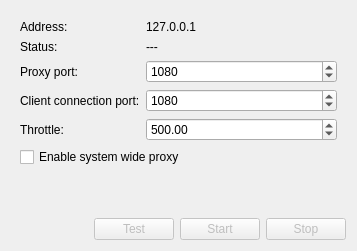
<?xml version="1.0" encoding="UTF-8"?>
<ui version="4.0">
 <class>SocksProxyDialog</class>
 <widget class="QDialog" name="SocksProxyDialog">
  <property name="geometry">
   <rect>
    <x>0</x>
    <y>0</y>
    <width>357</width>
    <height>251</height>
   </rect>
  </property>
  <property name="windowTitle">
   <string>Proxy settings</string>
  </property>
  <layout class="QVBoxLayout" name="verticalLayout">
   <item>
    <widget class="QWidget" name="widgetProxyOptions" native="true">
     <layout class="QVBoxLayout" name="verticalLayout_2">
      <item>
       <layout class="QFormLayout" name="formLayout">
        <item row="0" column="0">
         <widget class="QLabel" name="labelTitle_4">
          <property name="text">
           <string>Address:</string>
          </property>
         </widget>
        </item>
        <item row="0" column="1">
         <widget class="QLabel" name="labelAddress">
          <property name="text">
           <string>127.0.0.1</string>
          </property>
         </widget>
        </item>
        <item row="1" column="0">
         <widget class="QLabel" name="labelStatus_2">
          <property name="text">
           <string>Status:</string>
          </property>
         </widget>
        </item>
        <item row="1" column="1">
         <widget class="QLabel" name="labelStatus">
          <property name="text">
           <string>---</string>
          </property>
         </widget>
        </item>
        <item row="2" column="0">
         <widget class="QLabel" name="labelTitle_2">
          <property name="text">
           <string>Proxy port:</string>
          </property>
         </widget>
        </item>
        <item row="2" column="1">
         <widget class="QSpinBox" name="spinBoxLocalPort">
          <property name="maximum">
           <number>99999</number>
          </property>
          <property name="value">
           <number>1080</number>
          </property>
         </widget>
        </item>
        <item row="3" column="0">
         <widget class="QLabel" name="labelTitle_5">
          <property name="text">
           <string>Client connection port:</string>
          </property>
         </widget>
        </item>
        <item row="3" column="1">
         <widget class="QSpinBox" name="spinBoxRemotePort">
          <property name="maximum">
           <number>99999</number>
          </property>
          <property name="value">
           <number>1080</number>
          </property>
         </widget>
        </item>
        <item row="4" column="0">
         <widget class="QLabel" name="labelTitle_3">
          <property name="text">
           <string>Throttle:</string>
          </property>
         </widget>
        </item>
        <item row="4" column="1">
         <widget class="QDoubleSpinBox" name="doubleSpinBoxThrottle">
          <property name="maximum">
           <double>10000.000000000000000</double>
          </property>
          <property name="value">
           <double>500.000000000000000</double>
          </property>
         </widget>
        </item>
       </layout>
      </item>
      <item>
       <widget class="QCheckBox" name="checkBoxSystemWideProxy">
        <property name="text">
         <string>Enable system wide proxy</string>
        </property>
       </widget>
      </item>
     </layout>
    </widget>
   </item>
   <item>
    <spacer name="verticalSpacer">
     <property name="orientation">
      <enum>Qt::Vertical</enum>
     </property>
     <property name="sizeHint" stdset="0">
      <size>
       <width>20</width>
       <height>40</height>
      </size>
     </property>
    </spacer>
   </item>
   <item>
    <layout class="QHBoxLayout" name="horizontalLayout">
     <item>
      <spacer name="horizontalSpacer">
       <property name="orientation">
        <enum>Qt::Horizontal</enum>
       </property>
       <property name="sizeHint" stdset="0">
        <size>
         <width>40</width>
         <height>20</height>
        </size>
       </property>
      </spacer>
     </item>
     <item>
      <widget class="QPushButton" name="pushButtonTest">
       <property name="enabled">
        <bool>false</bool>
       </property>
       <property name="text">
        <string>Test</string>
       </property>
      </widget>
     </item>
     <item>
      <widget class="QPushButton" name="pushButtonStart">
       <property name="enabled">
        <bool>false</bool>
       </property>
       <property name="text">
        <string>Start</string>
       </property>
      </widget>
     </item>
     <item>
      <widget class="QPushButton" name="pushButtonStop">
       <property name="enabled">
        <bool>false</bool>
       </property>
       <property name="text">
        <string>Stop</string>
       </property>
      </widget>
     </item>
    </layout>
   </item>
  </layout>
 </widget>
 <resources/>
 <connections/>
</ui>
